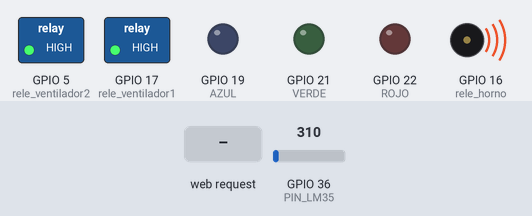
A sketch run on a simulated ESP32. On the bench: switched loads named in the sketch (green lamp = pin HIGH), output pins drawn as LEDs (lit = HIGH), buzzer (waves = sounding, pin HIGH). The test bench sets the inputs (shaded band); at power-on: GPIO 36 (PIN_LM35) = 310. WiFi joins after 1.5 s; servers stay silent unless stated; uploads are accepted with an empty reply; storage starts empty; what the sketch prints to the serial monitor is not drawn.

Above: at 3.2 s.
3.3 s: HTTP request GET /switch_calentar_horno received
At 3.8 s:
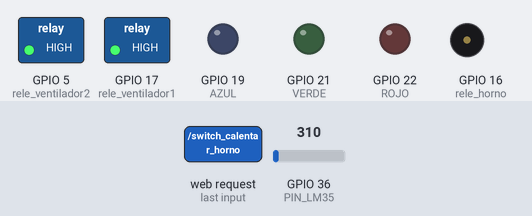
4.8 s: HTTP request GET /apagar_horno received
At 5.2 s:
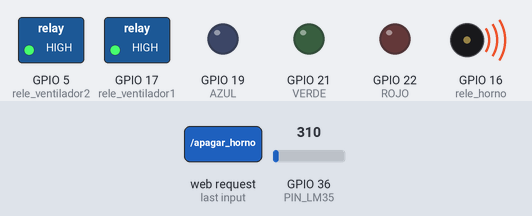
6.3 s: HTTP request GET /switch_enfriar_horno received
At 7.5 s:
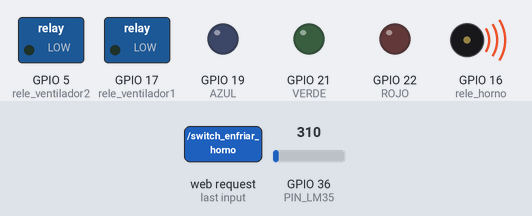
7.8 s: HTTP request GET /test received
At 15.0 s:
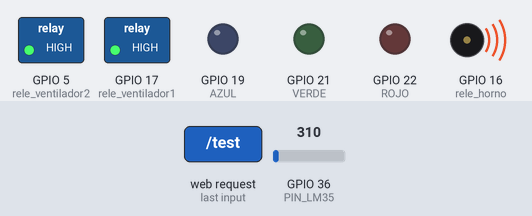
Timing chart, 0 to 16.1 s (numbered marks = the images above; inputs shaded):
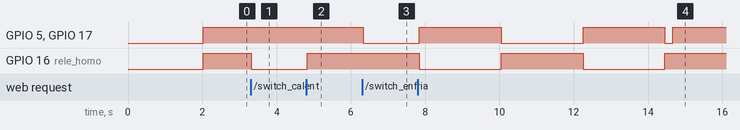

The sketch:

Horno-IoT.ino
```cpp
// Librerias
#include <Arduino.h>
#include <WiFi.h>
#include <AsyncTCP.h>
#include <ESPAsyncWebServer.h>
#include <ArduinoJson.h>
#include "SPIFFS.h"
#include "config.h"
#include <HTTPClient.h>

#define ADC_VREF_mV    3300.0 // 3.3v en millivoltios
#define ADC_RESOLUTION 4096.0
#define PIN_LM35       36 // ESP32 pin GIOP36 (ADC0) conectado al LM35
#define factor 0.0805860805860
int datoVal;
float milliVolt, tempC, tempF;

// Asignando los piones GPIO
const int AZUL = 19;
const int ROJO = 22;
const int VERDE = 21;

AsyncWebServer server(80);
String Zona = "Dormitorio";
String horno_id = "1";
String modo = "manual";

String horno_state = "OFF";
String ventilador_state = "OFF";
int rele_horno = 16;
int rele_ventilador1 = 17;
int rele_ventilador2 = 5;

String pwmValue;
int temperatura = -1000;

String HOST_NAME = "http://192.168.0.106"; // IP del servidor Xampp
String PATH_NAME = "/insert_horno_data.php";
String queryString;

// funciones
void initSpiffs()
{
  if (!SPIFFS.begin())
  {
    Serial.println("ha ocurrido un error al montar SPIFFS");
    return;
  }
}

void initWiFi()
{
  // conectamos al Wi-Fi
  WiFi.begin(ssid, password);
  // Mientras no se conecte, mantenemos un bucle con reintentos sucesivos
  while (WiFi.status() != WL_CONNECTED)
  {
    delay(1000);
    // Esperamos un segundo
    Serial.println("Conectando a la red WiFi..");
  }
  Serial.println();
  Serial.println(WiFi.SSID());
  Serial.print("Direccion IP:\t");
  // Imprimimos la ip que le ha dado nuestro router
  Serial.println(WiFi.localIP());
}

// leemos la IP y la mostramos

String getIP()
{
  String ip = (WiFi.localIP().toString());
  return String(ip);
}

// leemos el Status y la mostramos

String getStatus()
{
  float estado = WiFi.status();
  return String(estado);
}
// leemos el SSID y la mostramos

String getSSID()
{
  String SSIDs = (WiFi.SSID());
  return String(SSIDs);
}

// leemos el PSK y la mostramos

String getPSK()
{
  String psks = WiFi.psk();
  return String(psks);
}

// leemos el BSSID y la mostramos

String getBSSI()
{
  String bssi = WiFi.BSSIDstr();
  return String(bssi);
}

// leemos la temperatura y la mostramos
String getTemperature()
{
  float adc = analogRead(36);
  return String(adc);
}
// leemos la presion y la mostramos
String getPressure()
{
  float rssi = WiFi.RSSI();
  return String(rssi);
}

// Remplazamos el marcador con el estado del  LED
String processor(const String &var)
{
  // esta función primero verifica si el marcador de posición es el ESTADO que hemos creado en el archivo HTML.
  if (var == "ADC")
  {
    return getTemperature();
  }
  else if (var == "rssi")
  {
    return getPressure();
  }
  else if (var == "IPlocal")
  {
    return getIP();
  }
  else if (var == "status")
  {
    return getStatus();
  }
  else if (var == "ssid")
  {
    return getSSID();
  }
  else if (var == "hostname")
  {
    return WiFi.SSID().c_str();
  }
  else if (var == "psk")
  {
    return getPSK();
  }
  else if (var == "bssid")
  {
    return getBSSI();
  }
  return String();
}

void calentar() {
  horno_state = "ON";
  digitalWrite(rele_horno, LOW);
  ventilador_state = "OFF";
  digitalWrite(rele_ventilador1, HIGH);
  digitalWrite(rele_ventilador2, HIGH);
  subir_datos();
}

void enfriar() {
  horno_state = "OFF";
  digitalWrite(rele_horno, HIGH);
  ventilador_state = "ON";
  digitalWrite(rele_ventilador1, LOW);
  digitalWrite(rele_ventilador2, LOW);
  subir_datos();
}

void encender_horno() {
  horno_state = "ON";
  digitalWrite(rele_horno, LOW);
  subir_datos();
}

void apagar_horno() {
  horno_state = "OFF";
  digitalWrite(rele_horno, HIGH);
  subir_datos();
}

void encender_ventilador() {
  ventilador_state = "ON";
  digitalWrite(rele_ventilador1, LOW);
  digitalWrite(rele_ventilador2, LOW);
  subir_datos();
}

void apagar_ventilador() {
  ventilador_state = "OFF";
  digitalWrite(rele_ventilador1, HIGH);
  digitalWrite(rele_ventilador2, HIGH);
  subir_datos();
}

void subir_datos() {
  datoVal = analogRead(PIN_LM35);
  // Convirtiendo los datos del ADC a milivoltios
  milliVolt = datoVal * (ADC_VREF_mV / ADC_RESOLUTION);
  // Convirtiendo el voltaje al temperatura en °C
  tempC = datoVal * factor ;
  queryString = "?Horno_id=" + horno_id + "&Zona=" + Zona + "&Calefactor=" + (horno_state == "ON" ? 1 : 0) + "&Enfriador=" + (ventilador_state == "ON" ? 1 : 0) + "&Set_Point=" + String(temperatura) + "&TempProceso=" + String(tempC) + "&SensorLM35=" + String(tempC);
  Serial.print("Cadena Resultante = "); Serial.println(queryString);
  // Escribiendo datos
  HTTPClient http;
  http.begin(HOST_NAME + PATH_NAME + queryString); //HTTP
  int httpCode = http.GET();

  // httpCode will be negative on error
  if (httpCode > 0) {
    // file found at server
    if (httpCode == HTTP_CODE_OK) {
      String payload = http.getString();
      Serial.println(payload);
    } else {
      // HTTP header has been send and Server response header has been handled
      Serial.printf("[HTTP] GET... code: %d\n", httpCode);
    }
  } else {
    Serial.printf("[HTTP] GET... failed, error: %s\n", http.errorToString(httpCode).c_str());
  }
  http.end();
}

void setup()
{
  Serial.begin(115200);
  initWiFi();
  initSpiffs();

  server.on("/", HTTP_GET, [](AsyncWebServerRequest * request)
  {
    request->send(SPIFFS, "/index.html", "text/html", false, processor);
  });

  server.on("/switch_calentar_horno", HTTP_GET, [](AsyncWebServerRequest * request)
  {
    temperatura = -1000;
    if (horno_state == "ON") {
      apagar_horno();
    } else {
      encender_horno();
    }
    request->redirect("/");
  });

  server.on("/switch_enfriar_horno", HTTP_GET, [](AsyncWebServerRequest * request)
  {
    temperatura = -1000;
    if (ventilador_state == "ON") {
      apagar_ventilador();
    } else {
      encender_ventilador();
    }
    request->redirect("/");
  });

  server.on("/encender_horno", HTTP_GET, [](AsyncWebServerRequest * request)
  {
    encender_horno();
    request->redirect("/");
  });

  server.on("/apagar_horno", HTTP_GET, [](AsyncWebServerRequest * request)
  {
    apagar_horno();
    request->redirect("/");
  });

  server.on("/set_point", HTTP_POST, [](AsyncWebServerRequest * request)
  {
    pwmValue = request->arg("value");
    temperatura = pwmValue.toInt();
    request->redirect("/");
  });

  server.on("/test", HTTP_GET, [](AsyncWebServerRequest * request)
  {
    calentar();
    delay(2000);
    enfriar();
    delay(2000);
    calentar();
    delay(2000);
    enfriar();
    horno_state = "OFF";
    ventilador_state = "OFF";
    digitalWrite(rele_horno, HIGH);
    digitalWrite(rele_ventilador1, HIGH);
    digitalWrite(rele_ventilador2, HIGH);

    request->redirect("/");
  });

  server.on("/modoManual", HTTP_GET, [](AsyncWebServerRequest * request)
  {
    modo = "manual";
    apagar_horno();
    apagar_ventilador();
    request->redirect("/");
  });

  server.on("/modoAutomaticoIntensidad", HTTP_GET, [](AsyncWebServerRequest * request)
  {
    modo = "automaticoIntensidad";
    request->redirect("/");
  });

  server.on("/modoApagado", HTTP_GET, [](AsyncWebServerRequest * request)
  {
    modo = "apagado";
    temperatura = -1000;
    apagar_horno();
    apagar_ventilador();
    request->redirect("/");
  });

  server.on("/modoEncendido", HTTP_GET, [](AsyncWebServerRequest * request)
  {
    request->redirect("/");
  });

  server.on("/get_status", HTTP_GET, [](AsyncWebServerRequest * request) {
    datoVal = analogRead(PIN_LM35);
    // Convirtiendo los datos del ADC a milivoltios
    milliVolt = datoVal * (ADC_VREF_mV / ADC_RESOLUTION);
    // Convirtiendo el voltaje al temperatura en °C
    tempC = datoVal * factor ;

    StaticJsonDocument<200> doc;
    doc["ventilador"] = ventilador_state;
    doc["horno"] = horno_state;
    doc["temperatura"] = tempC;
    doc["rssi"] = WiFi.RSSI();

    String jsonString;
    serializeJson(doc, jsonString);
    request->send(200, "application/json", jsonString);
  });

  server.serveStatic("/", SPIFFS, "/");
  server.begin();

  // Initialize the output variables as outputs
  pinMode(AZUL, OUTPUT);
  pinMode(VERDE, OUTPUT);
  pinMode(ROJO, OUTPUT);
  // Set outputs to LOW
  digitalWrite(AZUL, LOW);
  digitalWrite(VERDE, LOW);
  digitalWrite(ROJO, LOW);

  pinMode(rele_horno, OUTPUT);
  pinMode(rele_ventilador1, OUTPUT);
  pinMode(rele_ventilador2, OUTPUT);
  digitalWrite(rele_horno, HIGH);
  digitalWrite(rele_ventilador1, HIGH);
  digitalWrite(rele_ventilador2, HIGH);
  ventilador_state = "OFF";
  horno_state = "OFF";
}
void loop()
{
  datoVal = analogRead(PIN_LM35);
  // Convirtiendo los datos del ADC a milivoltios
  milliVolt = datoVal * (ADC_VREF_mV / ADC_RESOLUTION);
  // Convirtiendo el voltaje al temperatura en °C
  tempC = datoVal * factor ;
  // convirtiendo °C a °F
  tempF = tempC * 9 / 5 + 32;
  if (temperatura != -1000) {
    if (tempC > temperatura && ventilador_state == "OFF") {
      enfriar();
    } else {
      if(tempC < temperatura && horno_state == "OFF"){
        calentar();
      }
    }
  }

  // Imprimiendo valores en el monitor serial:
  Serial.print("Lectura del ADC: ");
  Serial.print(datoVal);   // Valor leido por el ADC
  Serial.print("  Temperatura: ");
  Serial.print(tempC);   // Imprimiendo la temperatura en °C
  Serial.print("°C");
  Serial.print("  ~  "); //
  Serial.print(tempF);   // Imprimiendo la temperatura en °F
  Serial.println("°F");
  delay(500);
}
```

config.h
```cpp
const char* ssid = "Redmi Note 10 Pro";        //Indicamos el nombre de la red WiFi (SSID) a la que queremos conectarnos.
const char* password =  "98139361";    //Indicamos la contraseña de de red WiFi

/*
const char* ssid = "xxxxxx";        //Indicamos el nombre de la red WiFi (SSID) a la que queremos conectarnos.
const char* password = "yyyy";  //Indicamos la contraseña de de red WiFi
*/
```

Measured:
- after the input at 3.3 s, GPIO 16 (rele_horno): HIGH → LOW at once
- after the input at 4.8 s, GPIO 16 (rele_horno): LOW → HIGH at once
- after the input at 6.3 s, GPIO 5 (rele_ventilador2), GPIO 17 (rele_ventilador1): HIGH → LOW at once
- after the input at 7.8 s, GPIO 5 (rele_ventilador2), GPIO 17 (rele_ventilador1): goes HIGH 2.2 s, LOW 2.2 s, HIGH 2.2 s, LOW 0.21 s, then HIGH, starting at once; GPIO 16 (rele_horno): alternates HIGH for 2.2 s and LOW for 2.2 s, starting at once
